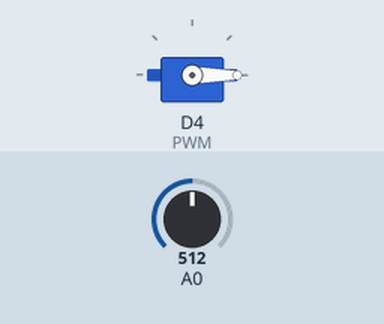
Bench run of a sketch on a simulated ESP8266 (NodeMCU). On the bench: servo. The inputs (shaded band) are chosen by the test bench; at power-on: A0 = 512. What the sketch prints to the serial monitor is not drawn.

Above: at 1.2 s.
1.3 s: A0 set to 716
At 1.8 s:
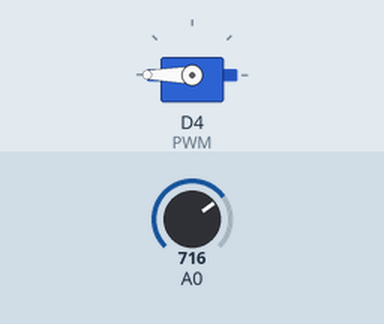
2.8 s: A0 set to 759
4.3 s: A0 set to 778
At 5.4 s:
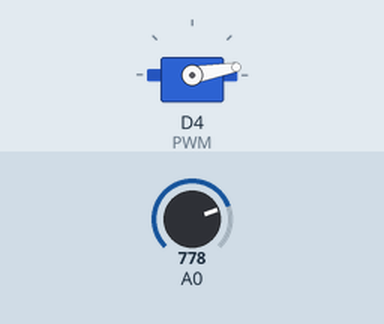
5.8 s: A0 set to 900
At 6.6 s:
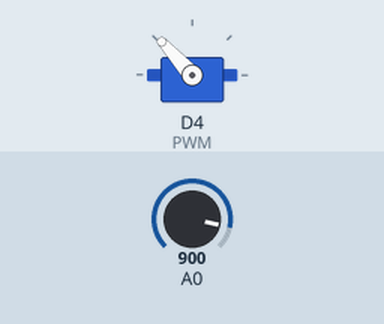
7.3 s: A0 set to 306
At 7.6 s:
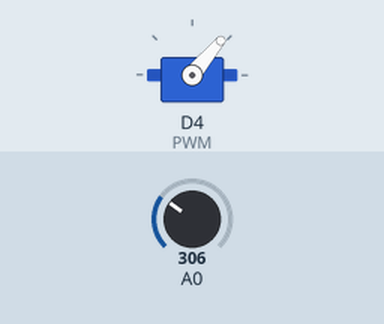
8.8 s: A0 set to 511
At 10.0 s:
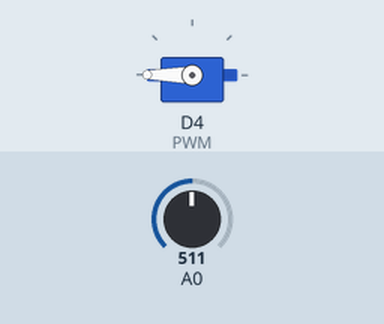
Timing chart, 0 to 11.3 s (numbered marks = the images above; inputs shaded):
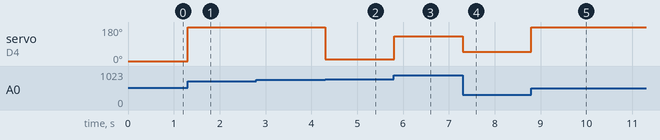

The sketch:

servo.ino
```cpp
#include <Servo.h>

#define PWM D4
#define Rvo D3

Servo servo;

void setup()
{
    // put your setup code here, to run once:
    servo.attach(PWM);
    Serial.begin(9600);
}

void loop()
{
    // put your main code here, to run repeatedly:
    // servo.write(0);
    // delay(2000);

    // servo.write(90);
    // delay(2000);

    // servo.write(180);
    // delay(2000);
    servo.write((uint8_t)analogRead(Rvo));
    Serial.println((uint8_t)analogRead(Rvo));
}
```

Measured:
- the behaviour switches between 767 and 768 on A0 (found by bisection; images 1 and 2)
- after the input at 1.3 s, servo on D4 (PWM): 0° → 180° at once
- after the input at 4.3 s, servo on D4 (PWM): 180° → 10° at once
- after the input at 5.8 s, servo on D4 (PWM): 10° → 132° at once
- after the input at 7.3 s, servo on D4 (PWM): 132° → 50° at once
- after the input at 8.8 s, servo on D4 (PWM): 50° → 180° at once
